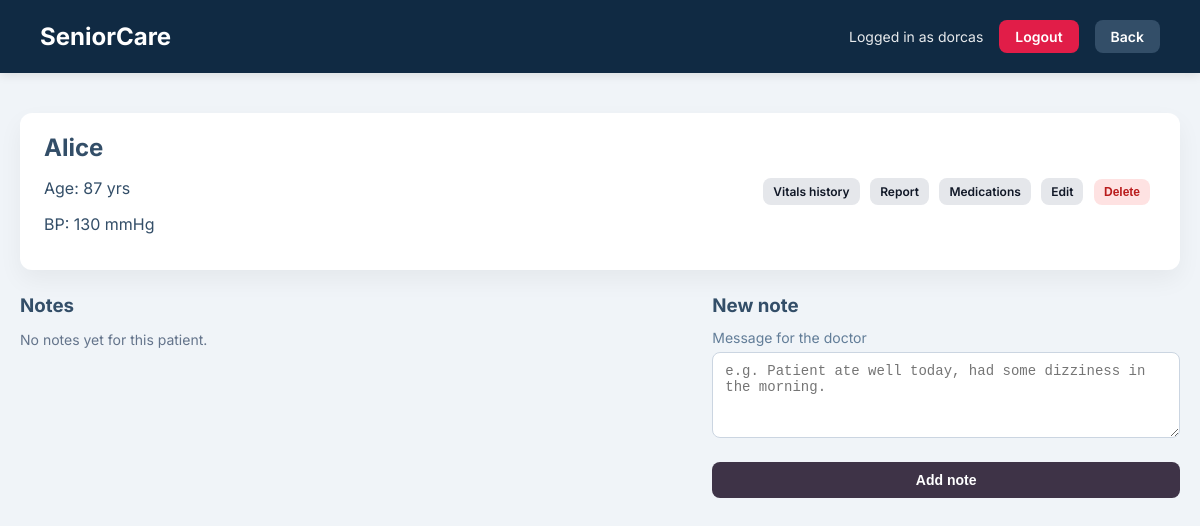
/residents/1/notes (signed in), run on the app's committed database.
### tables this page shows
CREATE TABLE residents (
            id INTEGER PRIMARY KEY AUTOINCREMENT,
            name TEXT NOT NULL,
            age INTEGER NOT NULL,
            bp INTEGER NOT NULL,
            temperature REAL
        );

### care.py (the view, shortened to what this page needs)
@app.route("/residents/<int:resident_id>/notes", methods=["GET", "POST"])
@login_required
def resident_notes(resident_id):
    db = get_db_connection()
    resident = db.execute(
        "SELECT * FROM residents WHERE id = ?", (resident_id,)
    ).fetchone()
    if not resident:
        db.close()
        flash("Patient not found.", "error")
        return redirect(url_for("home"))
    notes = db.execute(
        "SELECT content, author, created_at FROM notes WHERE resident_id = ? ORDER BY created_at DESC",
        (resident_id,),
    ).fetchall()
    db.close()
    return render_template(
        "notes_page.html",
        resident=resident,
        notes=notes,
        username=session.get("username"),
    )

### care.py (called while the page is built)
def get_db_connection():
    conn = sqlite3.connect("Seniorcare.db")
    conn.row_factory = sqlite3.Row
    return conn

def login_required(view):
    @wraps(view)
    def wrapped_view(**kwargs):
        if "user_id" not in session:
            return redirect(url_for("login"))
        return view(**kwargs)
    return wrapped_view

### templates/notes_page.html (shortened to what this page needs)
<!DOCTYPE html>
<html lang="en">
<head>
    <link rel="stylesheet" href="{{ url_for('static', filename='style.css') }}">
</head>
<body>
    <div class="header">
        <h1>SeniorCare</h1>
        <div class="header-right">
            {% if username %}
                <span class="user-info">Logged in as {{ username }}</span>
                <a href="{{ url_for('logout') }}" class="btn-logout">Logout</a>
            {% endif %}
            <a href="{{ url_for('home') }}" class="btn-logout" style="background-color:#334e68;">Back</a>
        </div>
    </div>
    <div class="container">
        <div class="card patient-header">
            <div class="patient-main">
                <h2>{{ resident['name'] }}</h2>
                <p>Age: {{ resident['age'] }} yrs</p>
                <p>BP: {{ resident['bp'] }} mmHg</p>
            </div>
            <div class="patient-actions">
                <a href="{{ url_for('bp_history', resident_id=resident['id']) }}" class="btn-small">Vitals history</a>
                <a href="{{ url_for('doctor_summary', resident_id=resident['id']) }}" class="btn-small">Report</a>
                <a href="{{ url_for('resident_medications', resident_id=resident['id']) }}" class="btn-small">Medications</a>
                <a href="{{ url_for('edit_resident', resident_id=resident['id']) }}" class="btn-small">Edit</a>
                <form method="post" action="{{ url_for('delete_resident', resident_id=resident['id']) }}" onsubmit="return confirm('Are you sure you want to delete this patient?');">
                    <button type="submit" class="btn-small btn-small-danger">Delete</button>
                </form>
            </div>
        </div>
        <div class="notes-layout">
            <div class="notes-column">
                <h3>Notes</h3>
                {% if notes %}
                    <div class="notes-list">
                        {% for note in notes %}
                            <div class="note-card">
                                <div class="note-meta">
                                    {% if note['author'] %}
                                        <span class="note-author">{{ note['author'] }}</span>
                                    {% else %}
                                        <span class="note-author">Staff</span>
                                    {% endif %}
                                    <span class="note-date">{{ note['created_at'] }}</span>
                                </div>
                                <p class="note-content">{{ note['content'] }}</p>
                            </div>
                        {% endfor %}
                    </div>
                {% else %}
                    <p class="no-notes">No notes yet for this patient.</p>
                {% endif %}
            </div>
            <div class="notes-column">
                <h3>New note</h3>
                <form method="post" class="note-form">
                    <div class="form-group">
                        <label for="content">Message for the doctor</label>
                        <textarea id="content" name="content" rows="4" required placeholder="e.g. Patient ate well today, had some dizziness in the morning."></textarea>
                    </div>
                    <button type="submit" class="btn-primary">Add note</button>
                </form>
            </div>
        </div>
    </div>
</body>
</html>

### static/style.css (style rules this page uses)
body { background-color: #f0f4f8; font-family: 'Inter', sans-serif; margin: 0; padding: 0; color: #334e68; }
.header { background-color: #102a43; color: white; padding: 20px 40px; display: flex; justify-content: space-between; align-items: center; box-shadow: 0 2px 10px rgba(0,0,0,0.1); }
.header h1 { margin: 0; font-size: 24px; }
.container { max-width: 1200px; margin: 40px auto; padding: 0 20px; }
.card { background: white; border-radius: 12px; box-shadow: 0 10px 25px rgba(0,0,0,0.05); overflow: hidden; }
.header-right { display: flex; align-items: center; gap: 16px; }
.user-info { font-size: 14px; opacity: 0.9; }
.btn-logout { background-color: #e11d48; color: white; text-decoration: none; padding: 8px 16px; border-radius: 8px; font-size: 14px; font-weight: 600; }
.form-group { margin-bottom: 16px; }
.form-group label { display: block; margin-bottom: 6px; font-size: 14px; color: #627d98; }
.btn-primary { width: 100%; background-color: #3e3347; color: white; border: none; padding: 10px 16px; border-radius: 8px; font-weight: 600; font-size: 14px; cursor: pointer; margin-top: 4px; }
.patient-header { padding: 20px 24px; margin-bottom: 24px; }
.patient-main h2 { margin: 0 0 8px; }
.notes-layout { display: grid; grid-template-columns: 2fr 1.4fr; gap: 24px; align-items: flex-start; }
.notes-column h3 { margin-top: 0; margin-bottom: 12px; }
.no-notes { font-size: 14px; color: #64748b; }
.note-form textarea { width: 100%; padding: 10px 12px; border-radius: 8px; border: 1px solid #cbd5e1; font-size: 14px; box-sizing: border-box; resize: vertical; }
.btn-small { display: inline-block; padding: 6px 10px; border-radius: 8px; border: none; background: #e5e7eb; color: #111827; font-size: 12px; font-weight: 600; text-decoration: none; cursor: pointer; margin-right: 6px; }
.btn-small-danger { background: #fee2e2; color: #b91c1c; }
.patient-header { display: flex; justify-content: space-between; align-items: center; }
.patient-actions form { display: inline; }

### data on the page
residents: name "Alice", age "87", bp "130"

### other printed values
{{ username }} "dorcas"
